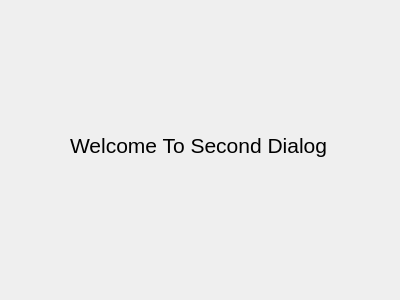
<?xml version="1.0" encoding="UTF-8"?>
<ui version="4.0">
 <class>MyDialog</class>
 <widget class="QDialog" name="MyDialog">
  <property name="geometry">
   <rect>
    <x>0</x>
    <y>0</y>
    <width>400</width>
    <height>300</height>
   </rect>
  </property>
  <property name="windowTitle">
   <string>Dialog</string>
  </property>
  <widget class="QLabel" name="label">
   <property name="geometry">
    <rect>
     <x>70</x>
     <y>110</y>
     <width>281</width>
     <height>71</height>
    </rect>
   </property>
   <property name="font">
    <font>
     <pointsize>16</pointsize>
     <bold>false</bold>
    </font>
   </property>
   <property name="text">
    <string>Welcome To Second Dialog</string>
   </property>
  </widget>
 </widget>
 <resources/>
 <connections/>
</ui>
